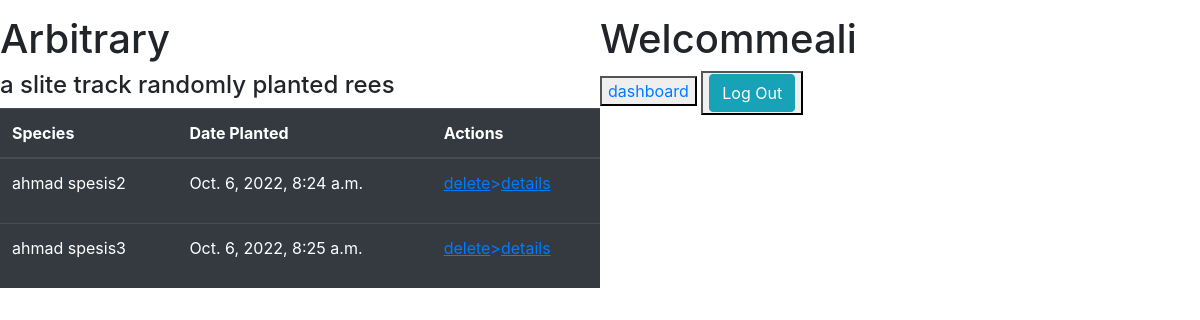
/user/account/ (signed in), run on the app's committed database.
### m_app/models.py (models this page shows)
class Tree(models.Model):
    Species=models.CharField(max_length = 255)
    location=models.CharField( max_length = 255)
    region=models.CharField(max_length = 255)
    dateplann= models.DateTimeField(auto_now_add = True)
    planted_by=models.ForeignKey(User, related_name="user_trees",on_delete = models.CASCADE)
    visitors=models.CharField(max_length = 45)
    users= models.ManyToManyField(User, related_name="trees")

class User(models.Model):
    first_name = models.CharField(max_length = 255)
    last_name = models.CharField(max_length = 255)
    email = models.CharField(max_length = 45)
    password = models.CharField(max_length = 70)
    created_at = models.DateTimeField(auto_now_add = True)
    updated_at = models.DateTimeField(auto_now_add = True)
    objects = UserManager()

### m_app/views.py (the view)
# urls.py: path('user/account/',views.mange),
def mange(request):
    myid=request.session['user_id']
    my=User.objects.get(id=myid)
    context={
        "mytrees": my.user_trees.all()
     }
    return render(request,'manage.html',context)

### m_app/templates/manage.html (shortened to what this page needs)
<!DOCTYPE html>
<html lang="en">
<head>
    <link rel="stylesheet" href="https://stackpath.bootstrapcdn.com/bootstrap/4.1.3/css/bootstrap.min.css">
    <link rel="stylesheet" href="https://stackpath.bootstrapcdn.com/bootstrap/4.3.1/css/bootstrap.min.css">
    {% load static%}
    <link rel="stylesheet" href="{% static 'c.css' %}">
</head>
<body>
<div class="main">
    <div class="col1">
        <h1>Arbitrary</h1>
        <h4>a slite track randomly planted rees </h4>
        <table class="table table-dark">
            <thead>
              <tr>
                <th scope="col">Species</th>
                <th scope="col">Date Planted</th>
                <th scope="col">Actions</th>
              </tr>
            </thead>
            <tbody>
             {% for tree in mytrees %}
              <tr>
                <td>{{tree.Species}}</td>
                <td>{{tree.dateplann}}</td>
                <td><p> <a href='/delete/{{tree.id}}'><u>delete</u>></a><a href='/edit/{{tree.id}}'><u>details</u></a></p></td>
              </tr>
             {% endfor %}
            </tbody>
          </table>
    </div>
    <div class="col2">
        <h1>Welcomme{{request.session.user}}</h1>
        <button><a href="/page1">dashboard</a></button>
        <button><a href="/logout" class="btn btn-info">Log Out</a></div></button>
    </div>
</body>
</html>

### m_app/templates/manage.html (style rules this page uses)
.main { margin-top: 15px; display:flex; flex-direction: row; width: 100%; height: 100%; }
.col1 { width:50%; height:100%; }
.col2 { width:50%; height:100%; }

### data on the page
Tree: Species "ahmad spesis2", dateplann "Oct. 6, 2022, 8:24 a.m."
Tree: Species "ahmad spesis3", dateplann "Oct. 6, 2022, 8:25 a.m."
User: session.user "ali"
